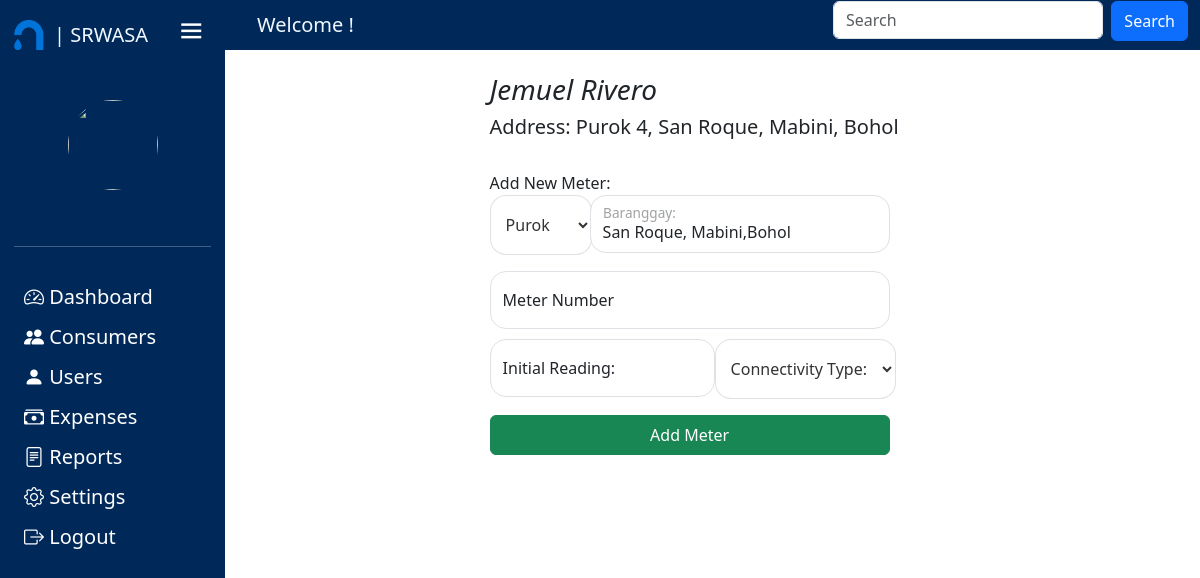
The app's page /add_meter/2 with its own data.
### tables this page shows
CREATE TABLE `tblmeter` (
  `ID` int(11) NOT NULL,
  `meter_no` varchar(100) NOT NULL,
  `type` varchar(45) NOT NULL,
  `status` int(11) NOT NULL,
  `tag` int(11) NOT NULL,
  `Brgy_ID` int(11) NOT NULL,
  `Purok_ID` int(11) NOT NULL,
  `Connection_Date` date NOT NULL DEFAULT current_timestamp(),
  `tblconsumer_ID` int(11) NOT NULL
);

CREATE TABLE `tblconsumer` (
  `id` int(11) NOT NULL,
  `fname` varchar(255) NOT NULL,
  `mname` varchar(255) DEFAULT NULL,
  `lname` varchar(255) NOT NULL,
  `name_ex` varchar(10) NOT NULL,
  `Brgy_ID` int(20) NOT NULL,
  `Purok_ID` int(20) NOT NULL,
  `Contact_Number` varchar(25) NOT NULL,
  `status` int(11) NOT NULL,
  `login_info_ID` int(11) NOT NULL
);

CREATE TABLE `tblpurok` (
  `ID` int(11) NOT NULL,
  `Purok` varchar(100) NOT NULL
);

CREATE TABLE `tblbaranggay` (
  `ID` int(11) NOT NULL,
  `Baranggay_Name` varchar(100) NOT NULL
);

### application/controllers/Admin.php (called while the page is built, shortened)
<?php
class Admin extends CI_Controller{
    public function add_meter($ID) {
            $page = 'add_meter';
            $data['title'] = "Add New Meter:";
            $data['consumer'] = $this->User_Model->get_consumers_single($ID);
            $data['fname'] = $data['consumer']['fname'] ?? '';
            $data['mname'] = $data['consumer']['mname'] ?? '';
            $data['lname'] = $data['consumer']['lname'] ?? '';
            $data['name_ex'] = $data['consumer']['name_ex'] ?? '';
            $data['baranggay'] = $data['consumer']['Baranggay_Name'] ?? '';
            $data['purok'] = $data['consumer']['Purok'] ?? '';
            $data['id'] = $data['consumer']['id'] ?? '';
            $this->load->view('templates/header');
            $this->load->view('pages/Admin/'.$page,$data);
            $this->load->view('templates/footer');
    }
}
?>

### index.php (called while the page is built, shortened)
<?php
require_once BASEPATH.'core/CodeIgniter.php';

### application/models/User_model.php (called while the page is built, shortened)
<?php
class User_Model extends CI_Model{
    public function get_consumers_single($param){
        $this->db->select('tblconsumer.id,
            tblconsumer.fname,
            tblconsumer.mname,
            tblconsumer.lname,
            tblconsumer.name_ex,
            tblmeter.status,
            `tag`,
            tblbaranggay.Baranggay_Name,
            tblpurok.Purok,
            tblconsumer.Contact_Number,
            tblconsumer.login_info_ID,
            `meter_no`,
            tblmeter.ID');
        $this->db->from('tblmeter');
        $this->db->join('tblbaranggay', 'tblmeter.Brgy_ID = tblbaranggay.ID');
        $this->db->join('tblpurok', 'tblmeter.Purok_ID = tblpurok.ID');
        $this->db->join('tblconsumer', 'tblmeter.tblconsumer_ID = tblconsumer.id');
        $this->db->where('tblmeter.ID', $param);
        $result = $this->db->get();
        return $result->row_array();
    }
}
?>

### application/views/pages/Admin/add_meter.php (the view, shortened to what this page needs)
<div class="row">
    <div class="col-lg-5">
        <?= form_open('add_newMeter')?>
        <div class="form-group">
            <h3 style="font-style: italic;"><?= $fname.' '.$mname.' '.$lname.' '.$name_ex?></h3>
            <h5>Address: <span class="span"><?= $purok.', '.$baranggay?></span></h5>
            <br>
            <?= $title; ?>
            <div class="d-flex">
                    <div class="form-floating mb-2" style="width: 100px;">
                        <select name="purok" class="drop-down rounded-4" value="<?= set_value('purok');?>" required>
                            <option selected disabled>Purok</option>
                            </select>
                        </div>
                        <div class="form-floating mb-2" style="width: 300px;">
                            <input type="text" name="mbaranggay" class="form-control rounded-4" id="floatingInput" placeholder="Baranggay: " value="San Roque, Mabini,Bohol" readonly>
                            <label for="floatingInput">Baranggay:</label>
                        </div>
                    </div>
            <div class="form-floating mb-2" style="width: 400px;">
                <input type="text" name="meter" class="form-control rounded-4" id="floatingInput" placeholder="Meter Number" value="<?= set_value('meter');?>" required>
                <label for="floatingInput">Meter Number</label>
            </div>
            <div class="d-flex">
                <div class="form-floating mb-2" style="width: 225px;">
                    <input type="text" name="present_read" class="form-control rounded-4" id="floatingInput2" placeholder="Initial Reading" value="<?= set_value('present_read');?>" required>
                    <label for="floatingInput2">Initial Reading:</label>
                </div>
                <div class="form-floating mb-2" style="width: 200px;">
                    <select name="type" class="drop-down rounded-4" required>
                        <option disabled selected>Connectivity Type:</option>
                    </select>
                </div>
            </div>
        </div>
        <button type="submit" name="submit" class="btn btn-success" style="width: 400px;">Add Meter</button>
        <?= form_close() ?>
    </div>
</div>

### css/css/style.css (style rules this page uses)
* { margin: 0; padding: 0; box-sizing: border-box; }
:root { --primary-color: #695CFE; --primary-color-light: #F6F5FF; --toggle-color: #DDD; ---text-color: #707070; --tran-02: all 0.2s ease; --tran-03: all 0.3s ease; --tran-04: all 0.4s ease; --tran-05: all 0.5s ease; --tran-06: all 0.6s ease; }
body { position: relative; min-height: 100vh; width: 100%; overflow: hidden; }
body { background-color: #E5E5E5; }
h5 { color:black; text-align: left; margin-right: 15px; }

### application/views/pages/Admin/add_meter.php (style rules this page uses)
.col-lg-5 { margin-top: 6%; margin-left: 40%; }
.form-group { width: 500px; }
.form-control { margin-bottom: 10px; }
.btn { height:40px; width: 90px; }
.drop-down { padding: 17px 11px; color: #333; background-color: #fff; border: 1px solid #dddd; cursor: pointer; }

### records on screen
tblmeter: tblconsumer_ID.fname "Jemuel", tblconsumer_ID.lname "Rivero", Purok_ID.Purok "Purok 4", tblbaranggay.Baranggay_Name "San Roque, Mabini, Bohol"

### other values on screen
$title "Add New Meter:"
